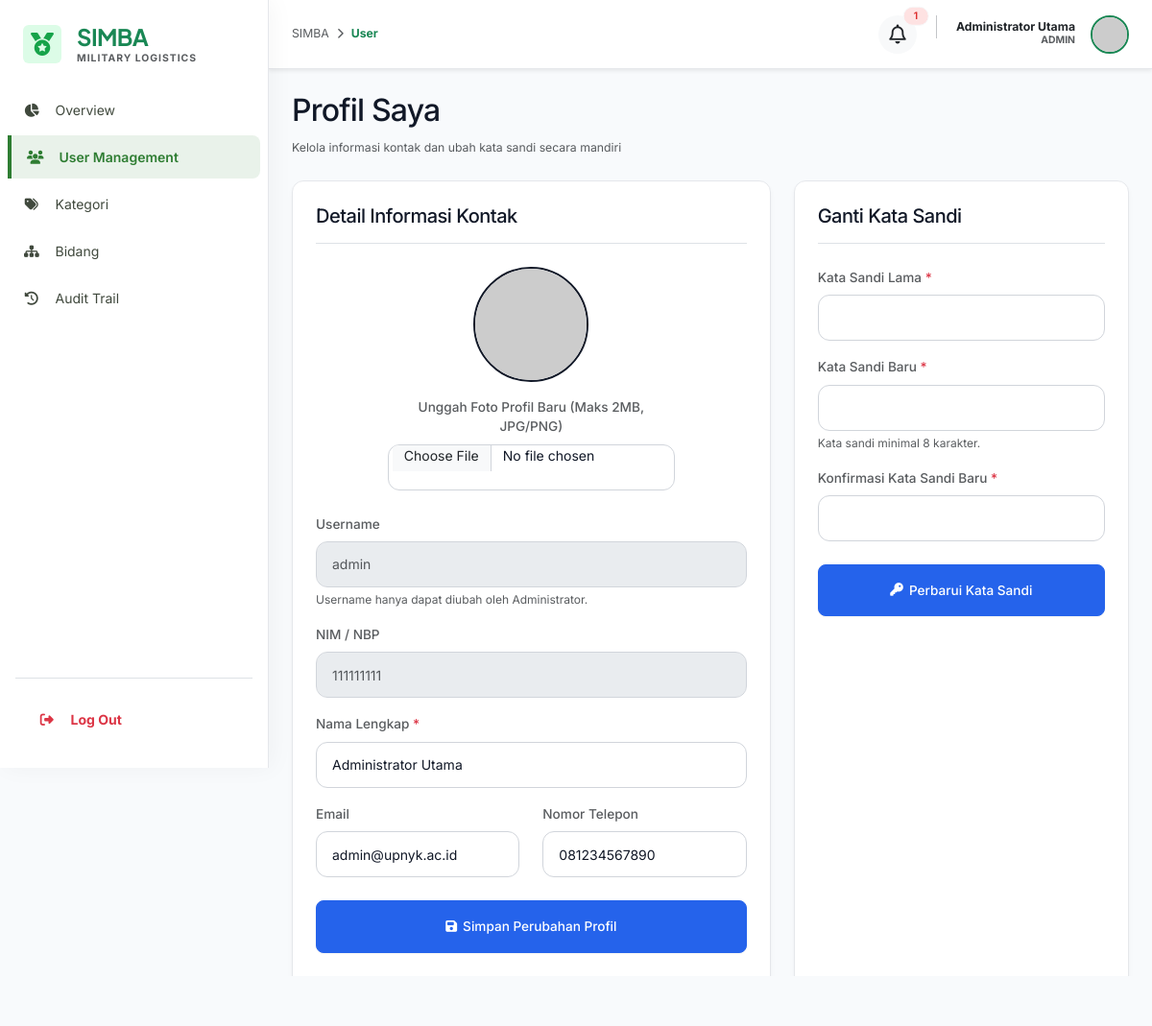
/public/index.php?controller=user&action=profil (signed in), run on the app's committed database.
### tables this page shows
CREATE TABLE `users` (
  `user_id` int(11) NOT NULL,
  `role_id` int(11) NOT NULL,
  `full_name` varchar(100) NOT NULL,
  `nim_nip` varchar(30) NOT NULL,
  `username` varchar(50) NOT NULL,
  `password_hash` varchar(255) NOT NULL,
  `email` varchar(100) DEFAULT NULL,
  `phone` varchar(20) DEFAULT NULL,
  `photo` varchar(255) DEFAULT NULL,
  `is_active` tinyint(1) NOT NULL DEFAULT 1,
  `created_at` datetime NOT NULL DEFAULT current_timestamp(),
  `updated_at` datetime DEFAULT NULL ON UPDATE current_timestamp()
);

### app/controllers/UserController.php (called while the page is built, shortened)
<?php
require_once dirname(dirname(__DIR__)) . '/core/Auth.php';
class UserController extends Controller {
    public function profil() {
        $userModel = new User();
        $userId = $_SESSION['user_id'];
        $user = $userModel->find($userId);
        $errors = [];
        $success = null;
        $this->view('users/profil', [
            'title' => 'Profil Saya',
            'user' => $user,
            'success' => $success,
            'errors' => $errors
        ]);
    }
}

### public/index.php (called while the page is built, shortened)
<?php
require_once dirname(__DIR__) . '/core/Database.php';
require_once dirname(__DIR__) . '/core/Auth.php';
require_once dirname(__DIR__) . '/core/Controller.php';
require_once dirname(__DIR__) . '/core/Model.php';
$actionName = isset($_GET['action']) ? trim($_GET['action']) : 'index';
$controllerInstance = new $controllerClass();
$controllerInstance->$actionName();

### core/Database.php (called while the page is built, shortened)
<?php
class Database {
    private static $instance = null;
    private $pdo;
    private function __construct() {
        try {
            $dsn = "mysql:host=" . DB_HOST . ";port=" . DB_PORT . ";dbname=" . DB_NAME . ";charset=utf8mb4";
            $options = [
                PDO::ATTR_ERRMODE            => PDO::ERRMODE_EXCEPTION,
                PDO::ATTR_DEFAULT_FETCH_MODE => PDO::FETCH_ASSOC,
                PDO::ATTR_EMULATE_PREPARES   => false,
            ];
            $this->pdo = new PDO($dsn, DB_USER, DB_PASS, $options);
        } catch (PDOException $e) {
            error_log("Database Connection Error: " . $e->getMessage());
            die("Sistem sedang mengalami kendala teknis. Silakan coba beberapa saat lagi.");
        }
    }
    public static function getInstance() {
        if (self::$instance === null) {
            self::$instance = new self();
        }
        return self::$instance;
    }
    public function getConnection() {
        return $this->pdo;
    }
}

### core/Model.php (called while the page is built, shortened)
<?php
require_once __DIR__ . '/Database.php';
abstract class Model {
    protected $db;
    protected $table;
    protected $primaryKey = 'id';
    public function __construct() {
        $this->db = Database::getInstance()->getConnection();
    }
    protected function query($sql, $params = []) {
        $stmt = $this->db->prepare($sql);
        $stmt->execute($params);
        return $stmt;
    }
    public function find($id) {
        $sql = "SELECT * FROM {$this->table} WHERE {$this->primaryKey} = :id LIMIT 1";
        return $this->query($sql, ['id' => $id])->fetch();
    }
}

### core/Auth.php (called while the page is built, shortened)
<?php
require_once __DIR__ . '/Database.php';
class Auth {
    public static function check() {
        return isset($_SESSION['user_id']);
    }
    public static function user() {
        return [
            'id' => $_SESSION['user_id'],
            'role_id' => $_SESSION['role_id'],
            'full_name' => $_SESSION['full_name'],
            'username' => $_SESSION['username'],
            'nim_nip' => $_SESSION['nim_nip'],
            'photo' => $_SESSION['photo'] ?? null
        ];
    }
}

### app/models/Notifikasi.php (called while the page is built, shortened)
<?php
require_once dirname(__DIR__, 2) . '/core/Model.php';
class Notifikasi extends Model {
    public function getUnreadCount($recipientId) {
        $sql = "SELECT COUNT(*) FROM notifikasi
                WHERE recipient_id = :recipient_id AND is_read = 0";
        $stmt = $this->query($sql, ['recipient_id' => $recipientId]);
        return $stmt->fetchColumn();
    }
}

### app/views/users/profil.php (the view, shortened to what this page needs)
<?php
$fullName = $user['full_name'] ?? '';
$photo = $user['photo'] ?? '';
$profileImg = (!empty($photo) && file_exists(dirname(dirname(dirname(__DIR__))) . '/public/uploads/profil/' . $photo))
              ? 'uploads/profil/' . $photo
              : 'https://api.dicebear.com/7.x/initials/svg?seed=' . urlencode($fullName);
?>
<div class="mb-4">
    <h1 class="h2 font-heading" style="color: var(--text-primary);">Profil Saya</h1>
    <span class="text-muted small">Kelola informasi kontak dan ubah kata sandi secara mandiri</span>
</div>
<div class="row">
    <div class="col-md-7 mb-4">
        <div class="glass-card p-4 h-100">
            <h3 class="h5 border-bottom pb-3 mb-4" style="color: var(--text-primary);">Detail Informasi Kontak</h3>
            <form action="index.php?controller=user&action=profil" method="POST" enctype="multipart/form-data">
                <div class="d-flex flex-column align-items-center mb-4">
                    <img src="<?= $profileImg ?>" alt="Foto Profil" class="rounded-circle border border-2 border-accent mb-3" width="120" height="120" style="object-fit: cover; border-color: var(--accent) !important;">
                    <div class="col-md-8">
                        <label for="photo" class="form-label text-muted small text-center d-block">Unggah Foto Profil Baru (Maks 2MB, JPG/PNG)</label>
                        <input class="form-control" type="file" id="photo" name="photo" accept=".png, .jpg, .jpeg">
                    </div>
                </div>
                <div class="mb-3">
                    <label class="form-label text-muted small">Username</label>
                    <input type="text" class="form-control bg-opacity-30 text-muted" value="<?= htmlspecialchars($user['username']) ?>" disabled>
                    <div class="form-text text-muted small" style="font-size: 0.75rem;">Username hanya dapat diubah oleh Administrator.</div>
                </div>
                <div class="mb-3">
                    <label class="form-label text-muted small">NIM / NBP</label>
                    <input type="text" class="form-control bg-opacity-30 text-muted" value="<?= htmlspecialchars($user['nim_nip']) ?>" disabled>
                </div>
                <div class="mb-3">
                    <label for="full_name" class="form-label text-muted small">Nama Lengkap <span class="text-danger">*</span></label>
                    <input type="text" class="form-control" id="full_name" name="full_name" value="<?= htmlspecialchars($fullName) ?>" required>
                </div>
                <div class="row mb-4">
                    <div class="col-md-6">
                        <label for="email" class="form-label text-muted small">Email</label>
                        <input type="email" class="form-control" id="email" name="email" value="<?= htmlspecialchars($user['email'] ?? '') ?>">
                    </div>
                    <div class="col-md-6">
                        <label for="phone" class="form-label text-muted small">Nomor Telepon</label>
                        <input type="text" class="form-control" id="phone" name="phone" value="<?= htmlspecialchars($user['phone'] ?? '') ?>">
                    </div>
                </div>
                <button type="submit" class="btn btn-primary w-100 py-3 rounded-3 text-dark">
                    <i class="fa-solid fa-floppy-disk"></i> Simpan Perubahan Profil
                </button>
            </form>
        </div>
    </div>
    <div class="col-md-5 mb-4">
        <div class="glass-card p-4 h-100">
            <h3 class="h5 border-bottom pb-3 mb-4" style="color: var(--text-primary);">Ganti Kata Sandi</h3>
            <form id="changePasswordForm">
                <div class="mb-3">
                    <label for="password_lama" class="form-label text-muted small">Kata Sandi Lama <span class="text-danger">*</span></label>
                    <input type="password" class="form-control" id="password_lama" name="password_lama" required>
                </div>
                <div class="mb-3">
                    <label for="password_baru" class="form-label text-muted small">Kata Sandi Baru <span class="text-danger">*</span></label>
                    <input type="password" class="form-control" id="password_baru" name="password_baru" required>
                    <div class="form-text text-muted small" style="font-size: 0.75rem;">Kata sandi minimal 8 karakter.</div>
                </div>
                <div class="mb-4">
                    <label for="konfirmasi_baru" class="form-label text-muted small">Konfirmasi Kata Sandi Baru <span class="text-danger">*</span></label>
                    <input type="password" class="form-control" id="konfirmasi_baru" name="konfirmasi_baru" required>
                </div>
                <button type="submit" class="btn btn-primary w-100 py-3 rounded-3">
                    <i class="fa-solid fa-key"></i> Perbarui Kata Sandi
                </button>
            </form>
        </div>
    </div>
</div>

### app/views/layouts/main.php (shortened to what this page needs)
<?php
$currentUser = Auth::user();
$roleId = $currentUser['role_id'] ?? 0;
$fullName = $currentUser['full_name'] ?? 'Pengguna';
$photo = $currentUser['photo'] ?? '';
$profileImg = (!empty($photo) && file_exists(dirname(dirname(dirname(__DIR__))) . '/public/uploads/profil/' . $photo))
              ? 'uploads/profil/' . $photo
              : 'https://api.dicebear.com/7.x/initials/svg?seed=' . urlencode($fullName);
$currentController = $_GET['controller'] ?? 'dashboard';
?>
<!DOCTYPE html>
<html lang="id">
<head>
    <link href="https://cdn.jsdelivr.net/npm/bootstrap@5.3.2/dist/css/bootstrap.min.css" rel="stylesheet">
    <link href="https://cdnjs.cloudflare.com/ajax/libs/font-awesome/6.4.2/css/all.min.css" rel="stylesheet">
    <link href="css/style.css?v=<?= time() ?>" rel="stylesheet">
</head>
<body>
<aside class="sidebar d-flex flex-column py-4" id="sidebar">
    <div class="px-4 mb-4 d-flex align-items-center gap-3">
        <div class="bg-success rounded p-2 d-flex align-items-center justify-content-center">
            <i class="fa-solid fa-medal fs-4"></i>
        </div>
        <div>
            <h1 class="font-headline fw-bold text-success mb-0 fs-4">SIMBA</h1>
            <p class="text-muted small fw-bold mb-0 text-uppercase" style="font-size: 0.65rem; letter-spacing: 1px;">Military Logistics</p>
        </div>
    </div>
    <nav class="flex-grow-1 px-2 overflow-y-auto">
        <?php
        function renderSidebarItem($href, $icon, $label, $isActive) {
            $activeClass = $isActive ? 'active' : '';
            return '<a href="'.$href.'" class="nav-link text-decoration-none d-flex align-items-center gap-3 '.$activeClass.'">
                        <i class="fa-solid fa-'.$icon.' fa-fw"></i>
                        <span>'.$label.'</span>
                    </a>';
        }
        echo renderSidebarItem('index.php?controller=dashboard&action=index', 'chart-pie', 'Overview', $currentController === 'dashboard');
        if ($roleId == ROLE_ADMIN) {
            echo renderSidebarItem('index.php?controller=user&action=index', 'users', 'User Management', $currentController === 'user');
            echo renderSidebarItem('index.php?controller=kategori&action=index', 'tags', 'Kategori', $currentController === 'kategori');
            echo renderSidebarItem('index.php?controller=bidang&action=index', 'sitemap', 'Bidang', $currentController === 'bidang');
            echo renderSidebarItem('index.php?controller=audit&action=index', 'clock-rotate-left', 'Audit Trail', $currentController === 'audit');
        } elseif ($roleId == ROLE_DANSAT) {
            echo renderSidebarItem('index.php?controller=peminjaman&action=verifikasiKritisList', 'clipboard-check', 'Approvals', $currentController === 'peminjaman');
            echo renderSidebarItem('index.php?controller=laporan&action=index', 'file-lines', 'Reports', $currentController === 'laporan');
        }
        ?>
    </nav>
    <div class="px-2 mt-auto pt-3 border-top mx-3">
        <a href="index.php?controller=auth&action=logout" onclick="return confirm('Apakah Anda yakin ingin keluar?');" class="nav-link text-decoration-none text-danger d-flex align-items-center gap-3 mt-1">
            <i class="fa-solid fa-right-from-bracket fa-fw"></i>
            <span class="fw-bold">Log Out</span>
        </a>
    </div>
</aside>
<div class="main-wrapper d-flex flex-column">
    <header class="topbar d-flex justify-content-between align-items-center px-4 shadow-sm m-0">
        <div class="d-flex align-items-center gap-3">
            <nav class="d-none d-md-flex align-items-center gap-2 small text-muted">
                <span>SIMBA</span>
                <i class="fa-solid fa-chevron-right" style="font-size: 0.7rem;"></i>
                <span class="fw-bold text-success text-capitalize"><?= $currentController ?></span>
            </nav>
        </div>
        <div class="d-flex align-items-center gap-4">
            <div class="d-flex align-items-center gap-3">
                <a href="index.php?controller=notifikasi" class="btn btn-light rounded-circle position-relative p-2 d-flex align-items-center justify-content-center" style="width: 40px; height: 40px; text-decoration: none;">
                    <i class="fa-regular fa-bell fs-5 text-dark"></i>
                    <?php
                    require_once dirname(dirname(__DIR__)) . '/models/Notifikasi.php';
                    $notifModel = new Notifikasi();
                    $unreadCount = $notifModel->getUnreadCount($_SESSION['user_id'] ?? 0);
                    if ($unreadCount > 0):
                    ?>
                        <span class="position-absolute top-0 start-100 translate-middle badge rounded-pill bg-danger border border-light" style="font-size: 0.65rem;">
                            <?= $unreadCount > 99 ? '99+' : $unreadCount ?>
                        </span>
                    <?php endif; ?>
                </a>
                <a href="index.php?controller=user&action=profil" class="d-flex align-items-center gap-3 cursor-pointer text-decoration-none" id="userProfileBtn">
                    <div class="text-end d-none d-sm-block">
                        <p class="mb-0 fw-bold small lh-1 text-dark"><?= htmlspecialchars($fullName) ?></p>
                        <p class="mb-0 text-muted text-uppercase fw-bold" style="font-size: 0.65rem;"><?= ROLE_NAMES[$roleId] ?? 'USER' ?></p>
                    </div>
                    <img class="rounded-circle object-fit-cover border border-2 border-success hover-zoom" src="<?= $profileImg ?>" width="40" height="40" alt="Profile">
                </a>
            </div>
        </div>
    </header>
    <main class="main-content flex-grow-1 p-4">
        <div class="container-fluid max-w-7xl px-0">
            <?= $content ?>
        </div>
    </main>
</div>
</body>
</html>

### data on the page
users: full_name "Administrator Utama", role "ADMIN", username "admin", nim_nip "111111111", email "admin@upnyk.ac.id", phone "081234567890"

### other printed values
$label "Overview User Management Kategori Bidang Audit Trail"
$currentController "User"
$unreadCount "1"
